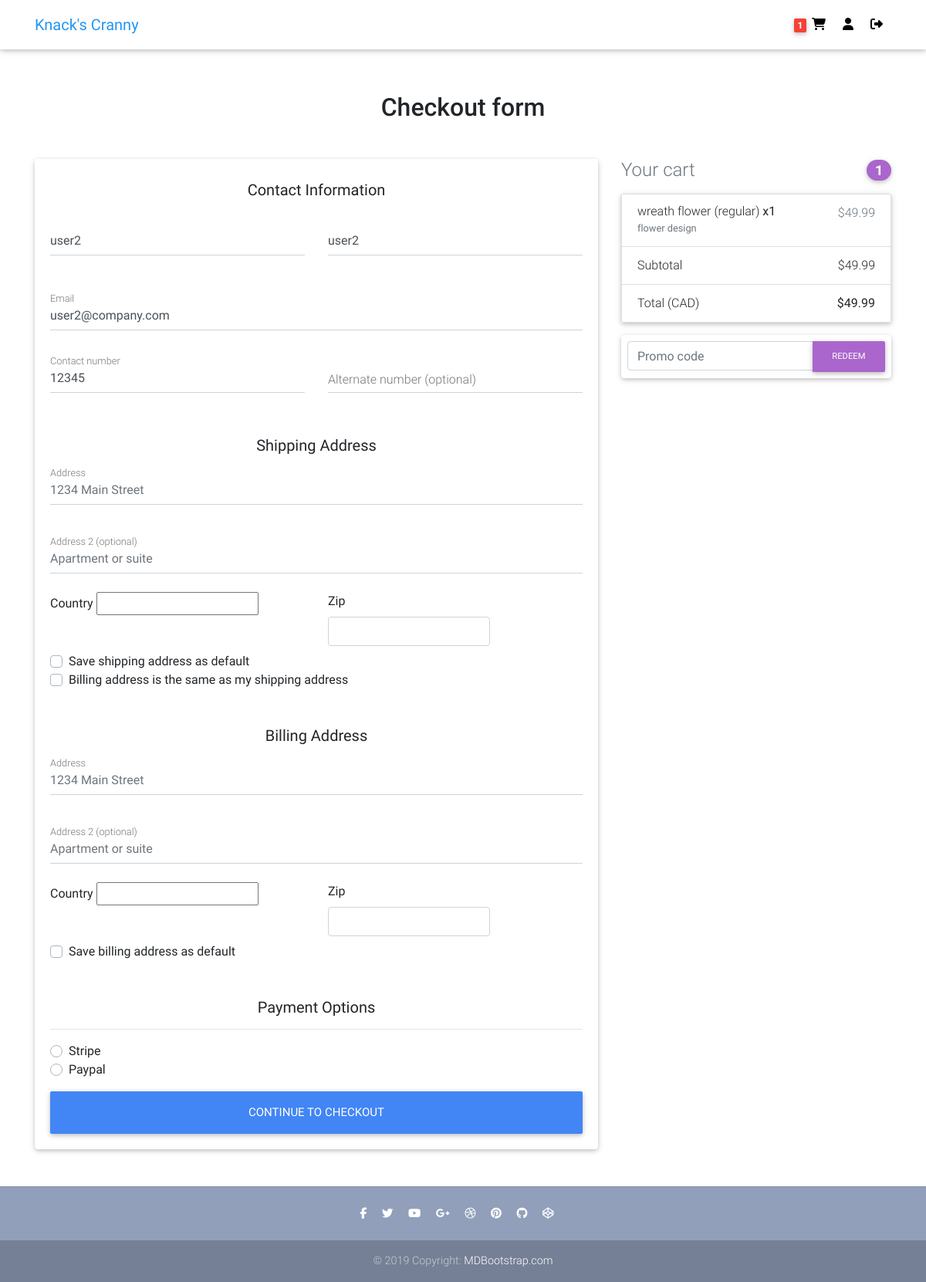
Before: /checkout/ (signed in) with the older database file.
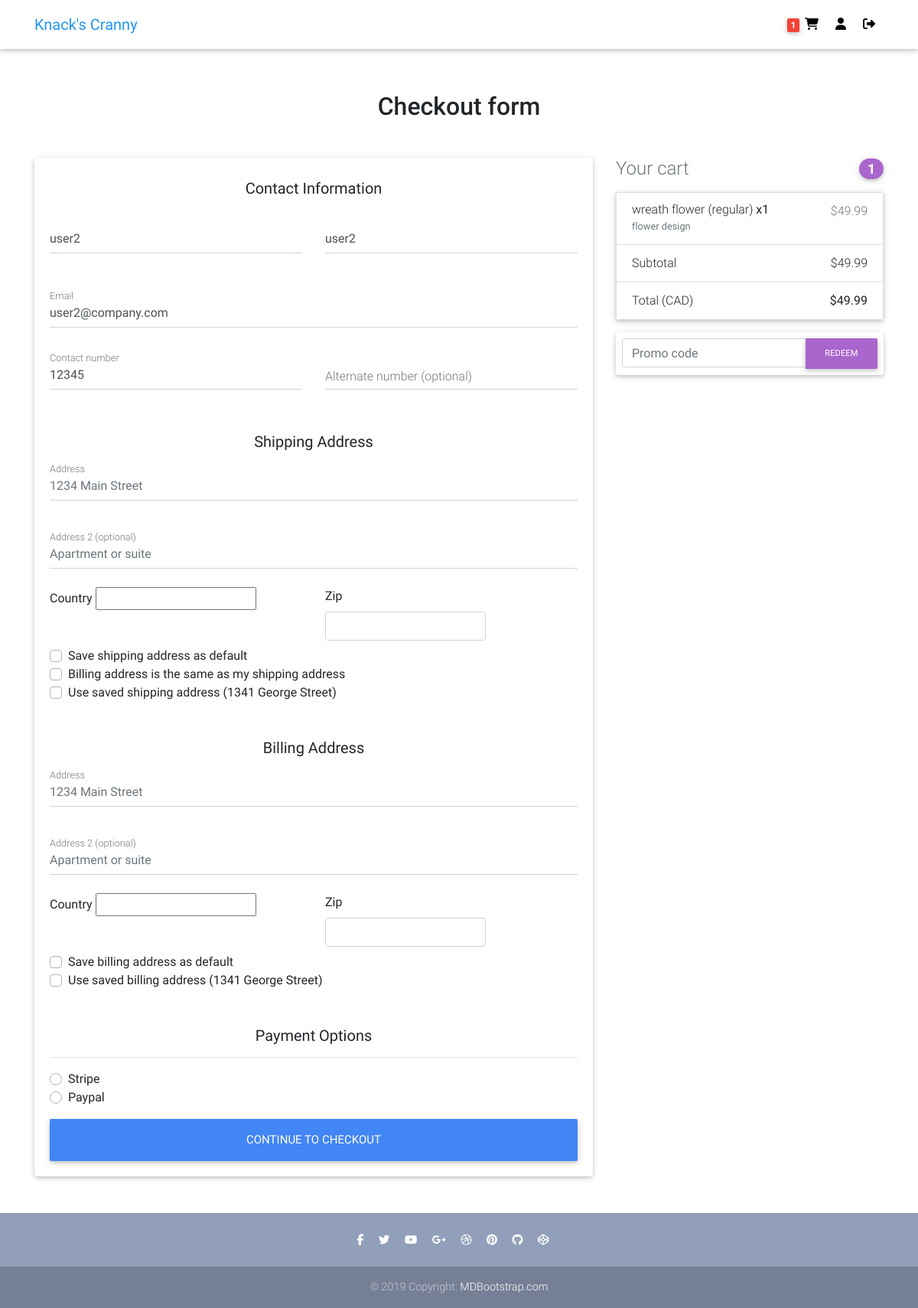
After: the same page with the newer database file.
### users/models.py (models this page shows, shortened)
class Address(models.Model):
    customer = models.ForeignKey(Customer, on_delete=models.CASCADE)
    address1 = models.CharField(max_length=100)
    address2 = models.CharField(max_length=100)
    country = CountryField(multiple=False)
    zip_code = models.CharField(max_length=100)
    address_type = models.CharField(max_length=1, choices=ADDRESS_CHOICES)
    default = models.BooleanField(default=False)
    date_added = models.DateTimeField(default=timezone.now)
    date_updated = models.DateTimeField(default=timezone.now)
    class Meta:
        verbose_name_plural = 'Addresses'

### ecommerce/views.py (the view, shortened to what this page needs)
# urls.py: path('checkout/', views.checkout, name='checkout'),
def checkout(request):
    customer = query_customer(request)
    order = Order.objects.filter(customer=customer, is_ordered=False).first()
    print('CUSTOMER ID:', customer.id)
    shipping_address = Address.objects.filter(customer=customer, address_type='S', default=True)
    billing_address = Address.objects.filter(customer=customer, address_type='B', default=True)
    if request.method == 'GET':
        form = CheckoutForm()
        coupon_form = CouponForm()
        items = order.orderitem_set.all()
        if items:
            context = {
                'items': items,
                'order': order,
                'form': form,
                'coupon_form': coupon_form,
                'display_coupon_form': True
            }
            if shipping_address.exists():
                print('SHIPPING ADDRESS EXISTS')
                context['shipping_address'] = shipping_address.first()
            else:
                print('SHIPPING ADDRESS DOES NOT EXISTS')
            if billing_address.exists():
                context['billing_address'] = billing_address.first()
            return render(request, 'ecommerce/checkout.html', context)
        else:
            messages.warning(request, f'You do not have an active order')
            return redirect('ecommerce:cart')

### payment/forms.py
class CouponForm(forms.Form):
    code = forms.CharField(required=False, max_length=20, widget=forms.TextInput(
        attrs={
            'class': 'form-control',
            'placeholder': 'Promo code'
        }))

### ecommerce/models.py (called while the page is built)
    @property
    def get_cart_subtotal(self):
        order_items = self.orderitem_set.all()
        total = sum([item.get_total for item in order_items])
        return total

    @property
    def get_cart_total(self):
        order_items = self.orderitem_set.all()
        total = sum([item.get_total for item in order_items])
        if self.coupon:
            if self.coupon.fixed_amount:
                total -= self.coupon.fixed_amount
            elif self.coupon.percent_value:
                total = round(total - (total * (self.coupon.percent_value / 100)),2)
        return total

    @property
    def get_cart_items(self):
        order_items = self.orderitem_set.all()
        total = sum([item.quantity for item in order_items])
        return total

    @property
    def get_total(self):
        total = self.item.price * self.quantity
        return total

### ecommerce/templates/ecommerce/checkout.html (shortened to what the changed rows need)
{% extends "ecommerce/base.html" %}
{% block content %}
<main class="mt-5 pt-4">
  <div class="container wow fadeIn">
    <h2 class="my-5 h2 text-center">Checkout form</h2>
    <div class="row">
      <div class="col-md-8 mb-4">
        <div class="card">
          <form class="card-body" method="POST">
            {% if shipping_address %}
              <div class="custom-control custom-checkbox">
                <label class="custom-control-label" for="{{ form.chk_use_default_shipping.id_for_label }}">
                  Use saved shipping address ({{ shipping_address.address1|truncatechars:20 }})
                </label>
              </div>
            {% endif %}
            <div class="toggle_billing_address">
              {% if billing_address %}
                <div class="custom-control custom-checkbox">
                  <label class="custom-control-label" for="{{ form.chk_use_default_billing.id_for_label }}">
                    Use saved billing address ({{ billing_address.address1|truncatechars:20 }})
                  </label>
                </div>
                {% endif %}
            </div>
          </form>
        </div>
      </div>
    </div>
  </div>
</main>
{% endblock content %}

Changed rows visible on the page:
added Address: address1 "1341 George Street"
added Address: address1 "1341 George Street"
Other visible differences:
text now shown: "Use saved shipping address ( ) Use saved billing address ( )"
